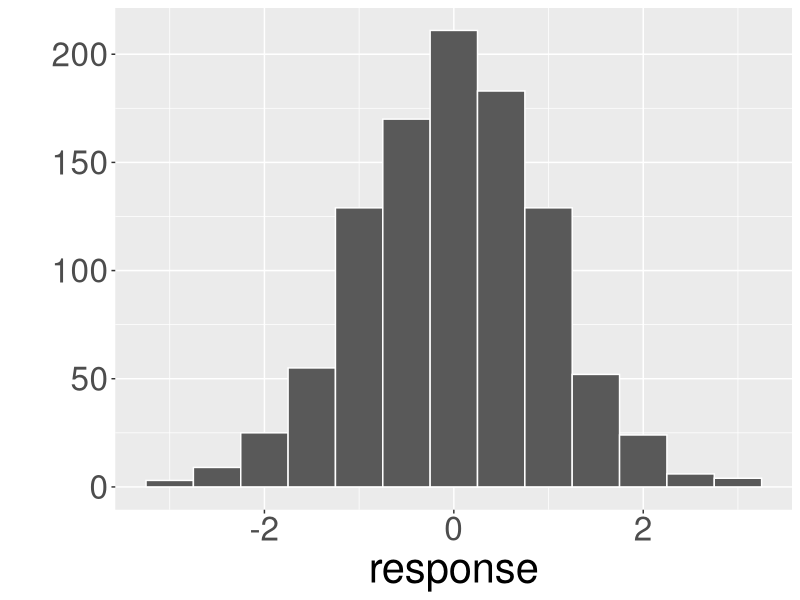
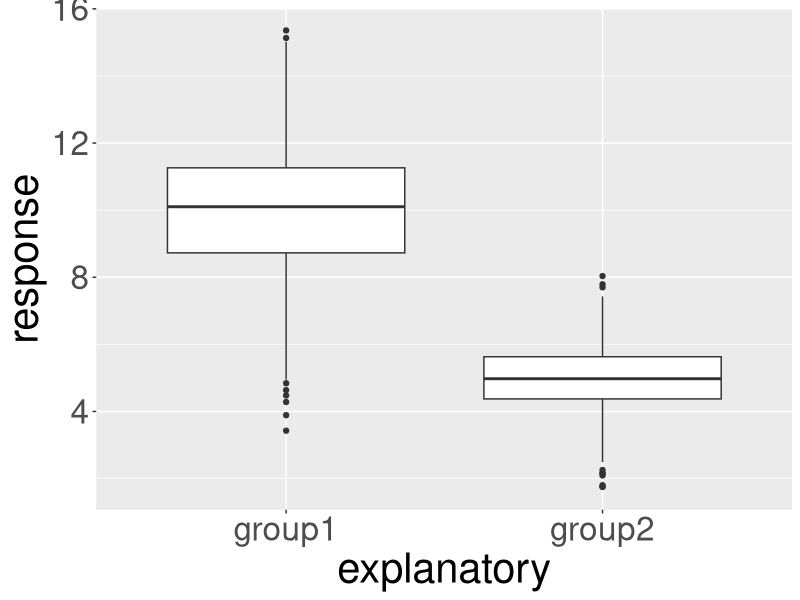
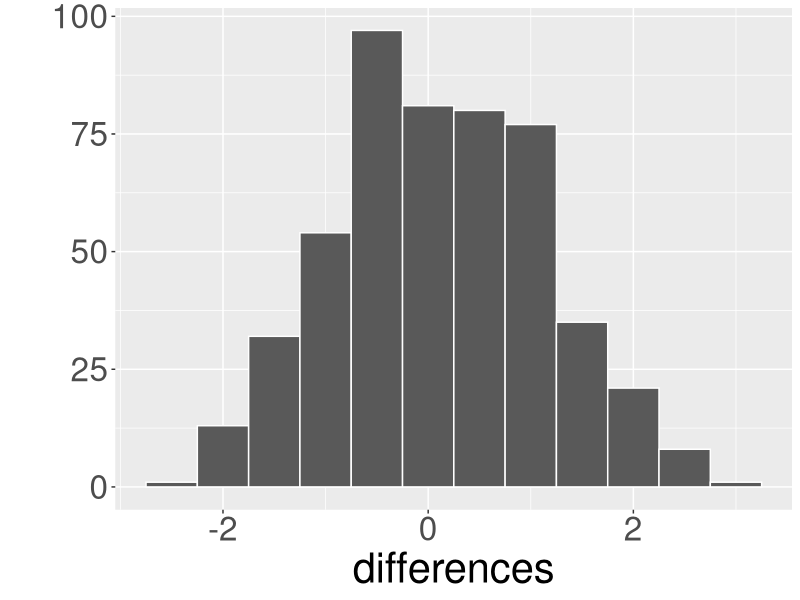
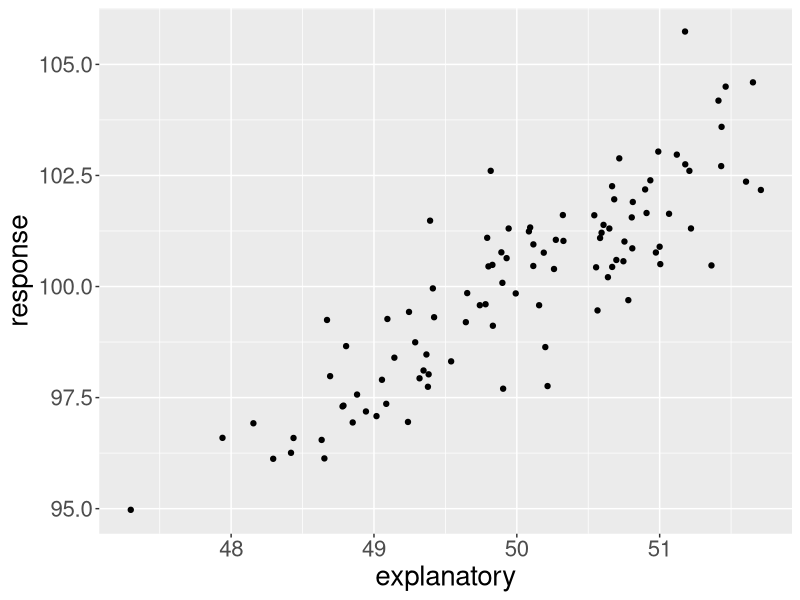
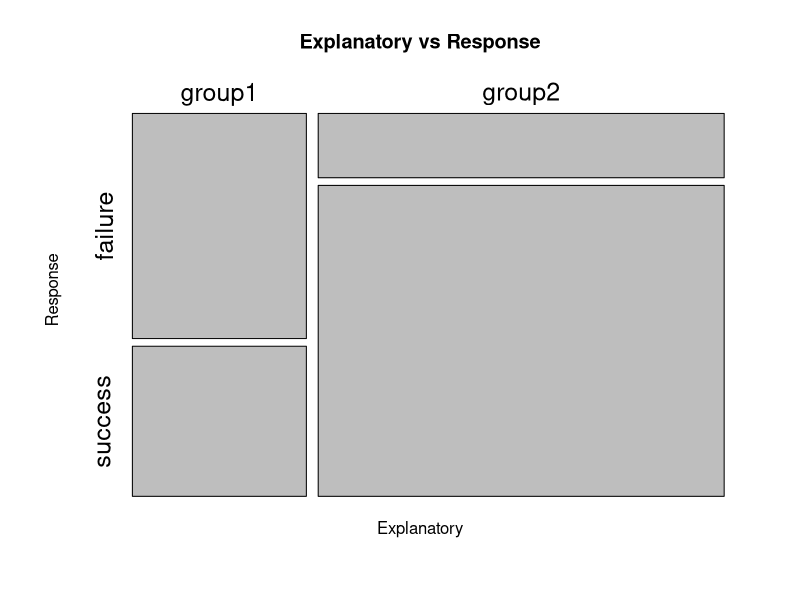
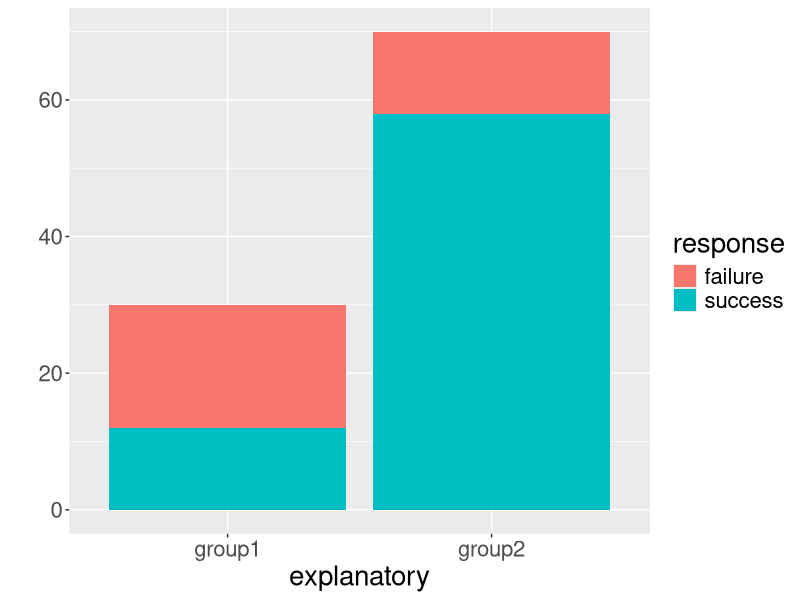
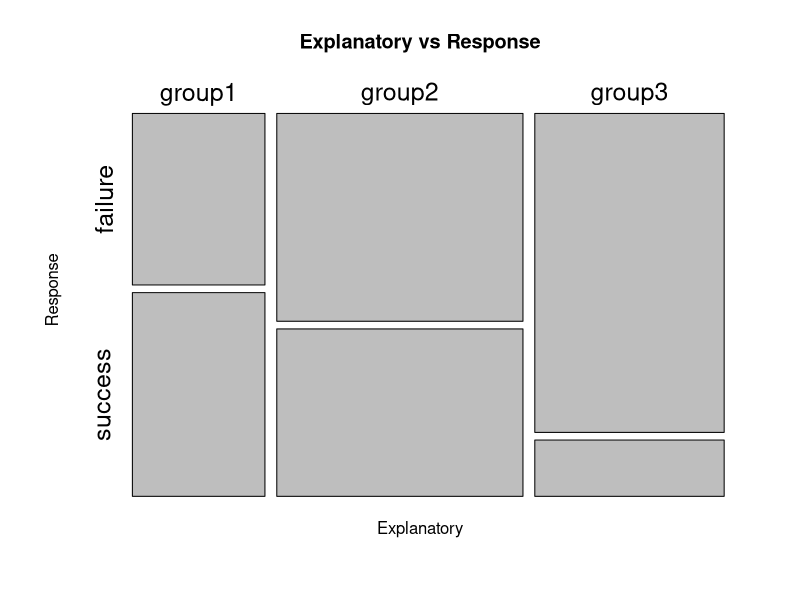
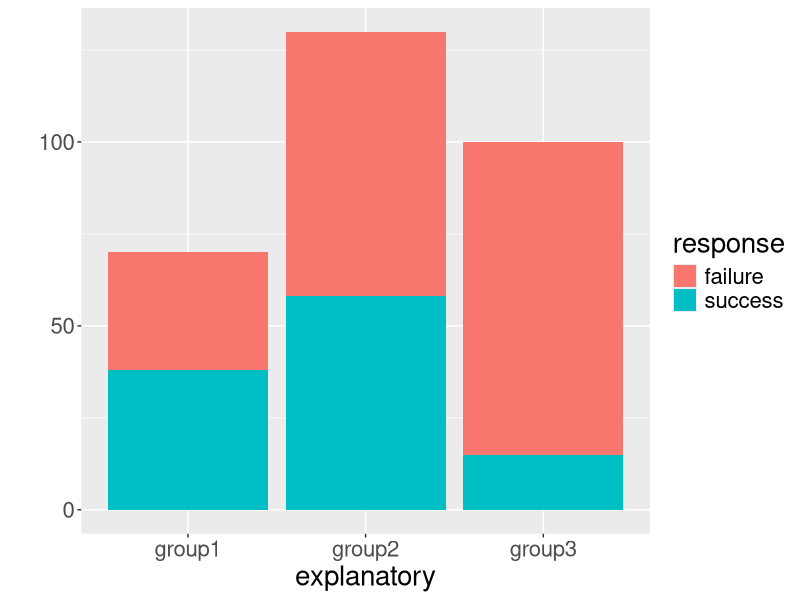

R code for these plots, in order:
library(ggplot2)
library(dplyr)
homedir <- "/Users/cismay/Google Drive/ismayc.github.io/teaching/diagrams/"

# 1
response <- rnorm(1000)
qplot(x = response, geom = "histogram", binwidth = 0.5, col = I("white")) + theme(text = element_text(size = 30))
ggsave(paste0(homedir, "01-histogram.png"), dpi = 1000)

# 2
response <- c(rnorm(1000, mean = 10, sd = 2), rnorm(1000, mean = 5, sd = 1))
explanatory <- c(rep("group1", 1000), rep("group2", 1000))
dataframe <- data.frame(explanatory, response) 
qplot(x = explanatory, y = response, data = dataframe, geom = "boxplot") + theme(text = element_text(size = 30))
ggsave(paste0(homedir, "02-side_by_side_boxplot.png"), dpi = 1000)

# 3
differences <- c(rnorm(500))
qplot(x = differences, geom = "histogram", binwidth = 0.5, col = I("white")) + theme(text = element_text(size = 30))
ggsave(paste0(homedir, "03-differences_histogram.png"), dpi = 600)

# 4
explanatory <- rnorm(100, 50)
response <- 2 * explanatory + rnorm(100)
dataframe <- data.frame(explanatory, response)
qplot(x = explanatory, y = response, data = dataframe, geom = "point") +
  theme(text = element_text(size = 20))
ggsave(paste0(homedir, "scatterplot.png"), dpi = 600)


#5
explanatory <- c(rep("group1", 30), rep("group2", 70))
response <- c(rep("success", 12), rep("failure", 18), rep("success", 58), rep("failure", 12))
dataframe <- data.frame(explanatory, response)
#png(paste0(homedir, "05-mosaic.png"), res = 500)
mosaicplot(table(dataframe$explanatory, dataframe$response),
  xlab = "Explanatory", 
  ylab = "Response",
  main = "Explanatory vs Response",
  cex.axis = 1.5)
#dev.off()
qplot(x = explanatory, data = dataframe, fill = response, geom = "bar") + theme(text = element_text(size = 20))
ggsave(paste0(homedir, "05-stacked_bar.png"), dpi = 1000)


# 6
explanatory <- c(rep("group1", 70), rep("group2", 130), rep("group3", 100))
response <- c(rep("success", 38), rep("failure", 32), rep("success", 58), rep("failure", 130 - 58), rep("success", 15), rep("failure", 85))
dataframe <- data.frame(explanatory, response)
#png(paste0(homedir, "05-mosaic.png"), res = 500)
mosaicplot(table(dataframe$explanatory, dataframe$response),
  xlab = "Explanatory", 
  ylab = "Response",
  main = "Explanatory vs Response",
  cex.axis = 1.5)
#dev.off()
qplot(x = explanatory, data = dataframe, fill = response, geom = "bar") + theme(text = element_text(size = 20))
ggsave(paste0(homedir, "06-stacked_bar.png"), dpi = 600)


# 7
response <- c(rep("group1", 57), rep("group2", 75), rep("group3", 40), rep("group4", 50))
qplot(x = response) + theme(text = element_text(size = 30))
ggsave(paste0(homedir, "07-single-bar.png"), dpi = 1000)

# 8
explanatory <- rnorm(100, 50)
response <- factor(rbinom(100, size = 1, prob = 0.7))
dataframe <- data.frame(explanatory, response)
qplot(x = explanatory, y = response, data = dataframe, geom = "point") +
  theme(text = element_text(size = 20))
ggsave(paste0(homedir, "scatterplot_logistic.png"), dpi = 600)


# 9
response <- c(rep("success", 73), rep("failure", 27))
qplot(x = response) + theme(text = element_text(size = 30))
ggsave(paste0(homedir, "09-single-bar.png"), dpi = 1000)


# 10
explanatory <- c(rep("group1", 50), rep("group2", 50), rep("group3", 50), rep("group4", 50))
response <- c(runif(50, min = 20, max = 70), runif(50, min = 30, max = 50), runif(50, min = 70, max = 80), runif(50, min = 20, max = 80))
dataframe <- data.frame(explanatory, response)
qplot(x = explanatory, y = response, data = dataframe, geom = "boxplot") + theme(text = element_text(size = 30))
ggsave(paste0(homedir, "10-side_by_side_boxplot.png"), dpi = 1000)
